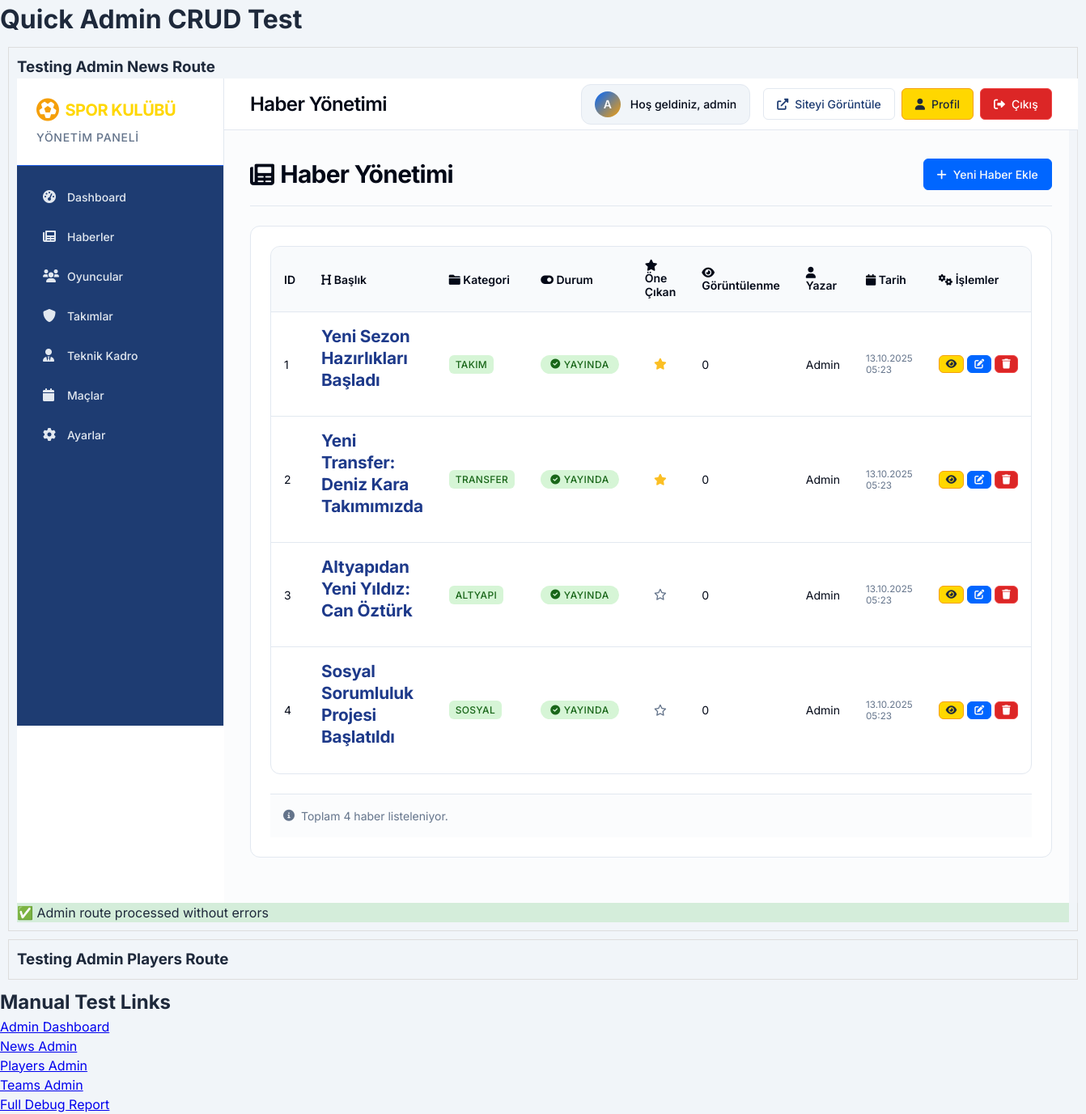
The page /public/quick_test.php (signed in) on the database its author committed.
### tables this page shows
CREATE TABLE `news` (
  `id` int(11) NOT NULL AUTO_INCREMENT,
  `title` varchar(255) NOT NULL,
  `slug` varchar(255) NOT NULL,
  `content` longtext NOT NULL,
  `excerpt` text,
  `image` varchar(255) DEFAULT NULL,
  `author` varchar(100) DEFAULT NULL,
  `category` varchar(50) DEFAULT 'genel',
  `tags` varchar(255) DEFAULT NULL,
  `views` int(11) DEFAULT 0,
  `is_featured` tinyint(1) DEFAULT 0,
  `status` enum('draft','published','archived') DEFAULT 'published',
  `published_at` timestamp NULL DEFAULT NULL,
  `created_at` timestamp NULL DEFAULT CURRENT_TIMESTAMP,
  `updated_at` timestamp NULL DEFAULT CURRENT_TIMESTAMP ON UPDATE CURRENT_TIMESTAMP,
  PRIMARY KEY (`id`),
  UNIQUE KEY `slug` (`slug`),
  KEY `status` (`status`),
  KEY `published_at` (`published_at`),
  KEY `is_featured` (`is_featured`)
);

### core/Controller.php (called while the page is built, shortened)
<?php
class Controller
{
    public function view($view, $data = [])
    {
        extract($data);
        require_once BASE_PATH . '/app/views/' . $view . '.php';
    }
    public function model($model)
    {
        return new $model();
    }
}

### app/controllers/AdminNews.php (called while the page is built, shortened)
<?php
class AdminNews extends Controller
{
    private $newsModel;
    public function __construct()
    {
        $this->newsModel = $this->model('News');
    }
    public function index()
    {
        $data = [
            'title' => 'Haber Yönetimi',
            'news' => $this->newsModel->findAll('created_at DESC'),
            'csrf_token' => $this->generateCSRFToken(),
            'message' => $_SESSION['message'] ?? '',
            'error' => $_SESSION['error'] ?? ''
        ];
        $this->view('admin/news/index', $data);
    }
}

### index.php (called while the page is built, shortened)
<?php
if (getenv('DB_HOST') || isset($_ENV['DB_HOST'])) {
    require_once 'config/docker.php';
} else {
    require_once 'config/database.php';
}
spl_autoload_register(function ($class) {
    $paths = [
        BASE_PATH . '/app/controllers/',
        BASE_PATH . '/app/models/',
        BASE_PATH . '/core/',
    ];
    foreach ($paths as $path) {
        $file = $path . $class . '.php';
        if (file_exists($file)) {
            return;
        }
    }
});
$app = new App();

### core/Database.php (called while the page is built, shortened)
<?php
class Database
{
    private $pdo;
    private $host;
    private $dbname;
    private $username;
    private $password;
    private $charset;
    public function __construct()
    {
        $this->host = DB_HOST;
        $this->dbname = DB_NAME;
        $this->username = DB_USER;
        $this->password = DB_PASS;
        $this->charset = 'utf8mb4';
    }
    private function connect()
    {
        try {
            $dsn = "mysql:host={$this->host};dbname={$this->dbname};charset={$this->charset}";
            $options = [
                PDO::ATTR_ERRMODE => PDO::ERRMODE_EXCEPTION,
                PDO::ATTR_DEFAULT_FETCH_MODE => PDO::FETCH_ASSOC,
                PDO::ATTR_EMULATE_PREPARES => false,
            ];
            $this->pdo = new PDO($dsn, $this->username, $this->password, $options);
        } catch (PDOException $e) {
            die('Veritabanı bağlantı hatası: ' . $e->getMessage());
        }
    }
    public function query($sql, $params = [])
    {
        try {
            $stmt = $this->pdo->prepare($sql);
            $stmt->execute($params);
            return $stmt->fetchAll();
        } catch (PDOException $e) {
            error_log('Database query error: ' . $e->getMessage());
            return false;
        }
    }
}

### core/Model.php (called while the page is built, shortened)
<?php
class Model
{
    protected $db;
    protected $table;
    public function __construct()
    {
        $this->db = new Database();
    }
    public function findAll($orderBy = 'id DESC')
    {
        $sql = "SELECT * FROM {$this->table} ORDER BY {$orderBy}";
        return $this->db->query($sql);
    }
}

### app/views/admin/news/index.php (the view, shortened to what this page needs)
<?php
$content = '
<div class="admin-page-header">
    <h1><i class="fas fa-newspaper"></i> Haber Yönetimi</h1>
    <div class="admin-page-actions">
        <a href="' . BASE_URL . '/admin/news/create" class="btn btn-admin-primary">
            <i class="fas fa-plus"></i> Yeni Haber Ekle
        </a>
    </div>
</div>
';
$content .= '
<div class="admin-content-card">';
if (empty($news)) {
    $content .= '
    <div class="admin-empty-state">
        <i class="fas fa-newspaper fa-4x text-muted mb-3"></i>
        <h3>Henüz haber bulunmuyor</h3>
        <p class="text-muted">Başlamak için ilk haberinizi ekleyin.</p>
        <a href="' . BASE_URL . '/admin/news/create" class="btn btn-admin-primary mt-3">
            <i class="fas fa-plus"></i> İlk Haberi Ekle
        </a>
    </div>';
} else {
    $content .= '
    <div class="admin-table-wrapper">
        <table class="admin-table">
            <thead>
                <tr>
                    <th>ID</th>
                    <th><i class="fas fa-heading"></i> Başlık</th>
                    <th><i class="fas fa-folder"></i> Kategori</th>
                    <th><i class="fas fa-toggle-on"></i> Durum</th>
                    <th><i class="fas fa-star"></i> Öne Çıkan</th>
                    <th><i class="fas fa-eye"></i> Görüntülenme</th>
                    <th><i class="fas fa-user"></i> Yazar</th>
                    <th><i class="fas fa-calendar"></i> Tarih</th>
                    <th><i class="fas fa-cogs"></i> İşlemler</th>
                </tr>
            </thead>
            <tbody>';
    foreach ($news as $item) {
        $content .= '
                <tr>
                    <td>' . $item['id'] . '</td>
                    <td>
                        <div class="news-title">
                            <strong>' . htmlspecialchars($item['title']) . '</strong>';
        $content .= '
                        </div>
                    </td>
                    <td>
                        <span class="badge badge-' . ($item['category'] === 'haber' ? 'info' : ($item['category'] === 'duyuru' ? 'warning' : 'success')) . '">
                            ' . strtoupper($item['category']) . '
                        </span>
                    </td>
                    <td>
                        <span class="status-badge status-' . ($item['status'] === 'published' ? 'active' : ($item['status'] === 'draft' ? 'inactive' : 'danger')) . '">
                            <i class="fas fa-' . ($item['status'] === 'published' ? 'check-circle' : ($item['status'] === 'draft' ? 'edit' : 'archive')) . '"></i>
                            ' . ($item['status'] === 'published' ? 'YAYINDA' : ($item['status'] === 'draft' ? 'TASLAK' : 'ARŞİV')) . '
                        </span>
                    </td>
                    <td>
                        <div class="text-center">';
        if (!empty($item['is_featured'])) {
            $content .= '
                            <i class="fas fa-star text-warning" title="Öne çıkan"></i>';
        } else {
            $content .= '
                            <i class="far fa-star text-muted"></i>';
        }
        $content .= '
                        </div>
                    </td>
                    <td>' . number_format($item['views'] ?? 0) . '</td>
                    <td>' . htmlspecialchars($item['author_name'] ?? 'Admin') . '</td>
                    <td>
                        <small class="text-muted">
                            ' . date('d.m.Y H:i', strtotime($item['created_at'])) . '
                        </small>
                    </td>
                    <td>
                        <div class="admin-action-buttons">';
        if ($item['status'] === 'published') {
            $content .= '
                            <a href="' . BASE_URL . '/news/detail/' . ($item['slug'] ?? $item['id']) . '"
                               class="btn btn-admin-secondary btn-sm"
                               target="_blank"
                               title="Görüntüle">
                                <i class="fas fa-eye"></i>
                            </a>';
        }
        $content .= '
                            <a href="' . BASE_URL . '/admin/news/edit/' . $item['id'] . '"
                               class="btn btn-admin-primary btn-sm"
                               title="Düzenle">
                                <i class="fas fa-edit"></i>
                            </a>
                            <button onclick="deleteNews(' . $item['id'] . ')"
                                    class="btn btn-admin-danger btn-sm"
                                    title="Sil">
                                <i class="fas fa-trash"></i>
                            </button>
                        </div>
                    </td>
                </tr>';
    }
    $content .= '
            </tbody>
        </table>
    </div>
    <div class="admin-table-footer">
        <div class="admin-table-info">
            <i class="fas fa-info-circle"></i>
            Toplam ' . count($news) . ' haber listeleniyor.
        </div>
    </div>';
}
$content .= '
</div>
<script>
function deleteNews(id) {
    const newsRow = document.querySelector("button[onclick=\'deleteNews(" + id + ")\']").closest("tr");
    const newsTitle = newsRow ? (newsRow.querySelector("td:nth-child(2)") ? newsRow.querySelector("td:nth-child(2)").textContent.trim() : "Bu haber") : "Bu haber";
    showDeleteConfirmation({
        title: "Haber Silme Onayı",
        message: "Bu haberi kalıcı olarak silmek istediğinizden emin misiniz?",
        submessage: "Bu işlem geri alınamaz ve habere ait tüm bilgiler silinecektir.",
        itemName: newsTitle,
        confirmText: "Haberi Sil",
        cancelText: "İptal",
        onConfirm: function(closeModal) {
            const formData = new FormData();
            formData.append("csrf_token", "' . ($csrf_token ?? '') . '");
            fetch("' . BASE_URL . '/admin/news/delete/" + id, {
                method: "POST",
                body: formData
            })
            .then(function(response) { return response.json(); })
            .then(function(data) {
                closeModal();
                if (data.success) {
                    showDeleteSuccess(data.message);
                    setTimeout(function() { location.reload(); }, 1500);
                } else {
                    showDeleteError(data.message);
                }
            })
            .catch(function(error) {
                closeModal();
                showDeleteError("Silme işlemi sırasında bir hata oluştu!");
            });
        }
    });
}
</script>';
include BASE_PATH . '/app/views/admin/layout.php';
?>

### public/css/style.css (style rules this page uses)
:root { --primary-color: #1e3a8a; --secondary-color: #fbbf24; --accent-color: #dc2626; --dark-color: #1f2937; --light-color: #f8fafc; --text-color: #374151; --border-color: #e5e7eb; }
* { margin: 0; padding: 0; box-sizing: border-box; }
body { font-family: 'Segoe UI', Tahoma, Geneva, Verdana, sans-serif; line-height: 1.6; color: var(--text-color); background-color: #fff; }
.text-warning { color: var(--secondary-color) !important; }
.admin-page-header { display: flex; justify-content: space-between; align-items: center; margin-bottom: 30px; padding-bottom: 20px; border-bottom: 2px solid #e2e8f0; }
.admin-page-header h1 { color: var(--primary-color); font-weight: 800; margin: 0; }
.admin-content-card { background: #ffffff; border-radius: 8px; border: 2px solid #e2e8f0; padding: 30px; margin-bottom: 30px; }
html { scroll-behavior: smooth; }
.news-title { color: var(--primary-color); font-weight: 800; margin: 0 0 15px 0; font-size: 1.3rem; line-height: 1.3; letter-spacing: -0.01em; }
.status-badge { padding: 6px 12px; border-radius: 20px; font-size: 11px; font-weight: 800; text-transform: uppercase; letter-spacing: 0.5px; text-align: center; min-width: 70px; }

### public/quick_test.php (style rules this page uses)
body { font-family:Arial;margin:20px; }

### app/views/admin/layout.php (style rules this page uses)
body { font-family:'Inter',Arial,sans-serif;margin:0;background:#f1f5f9;color:#1e293b; }
.btn { padding:0.5rem 1rem;border-radius:6px;text-decoration:none;font-weight:500; }
.btn-admin-secondary { background:#ffd700;color:#1e293b; }
.btn-admin-danger { background:#dc2626;color:white; }

### rows shown on the page
news: id "1", title "Yeni Sezon Hazırlıkları Başladı", category "TAKIM", status "YAYINDA", is_featured 1 (drawn), views "0", author_name "Admin", created_at "13.10.2025 05:23"
news: id "2", title "Yeni Transfer: Deniz Kara Takımımızda", category "TRANSFER", status "YAYINDA", is_featured 1 (drawn), views "0", author_name "Admin", created_at "13.10.2025 05:23"
news: id "3", title "Altyapıdan Yeni Yıldız: Can Öztürk", category "ALTYAPI", status "YAYINDA", is_featured 0 (drawn), views "0", author_name "Admin", created_at "13.10.2025 05:23"
news: id "4", title "Sosyal Sorumluluk Projesi Başlatıldı", category "SOSYAL", status "YAYINDA", is_featured 0 (drawn), views "0", author_name "Admin", created_at "13.10.2025 05:23"

### other values the page prints
$title "Haber Yönetimi"
substr($_SESSION['admin_username'] ?? 'A', 0, 1) "A"
$_SESSION['admin_username'] "admin"
count($news) "4"
